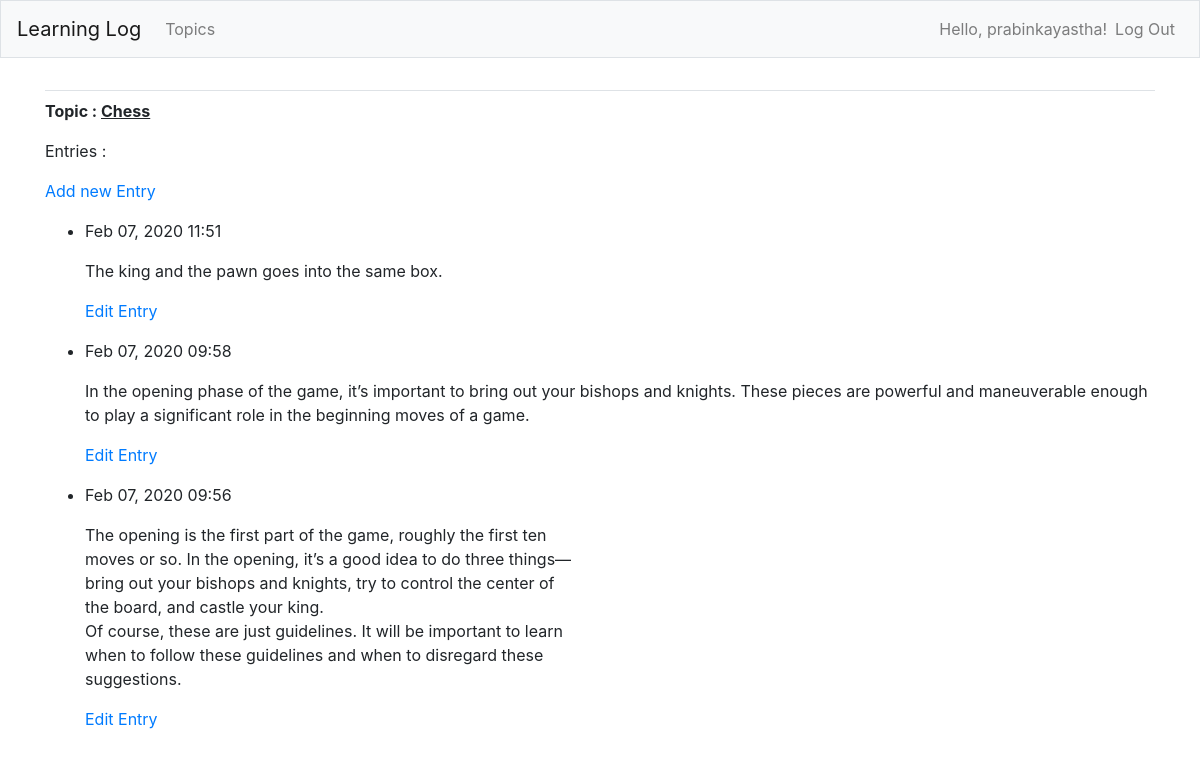
The app's page /topics/1/ (signed in), older data.
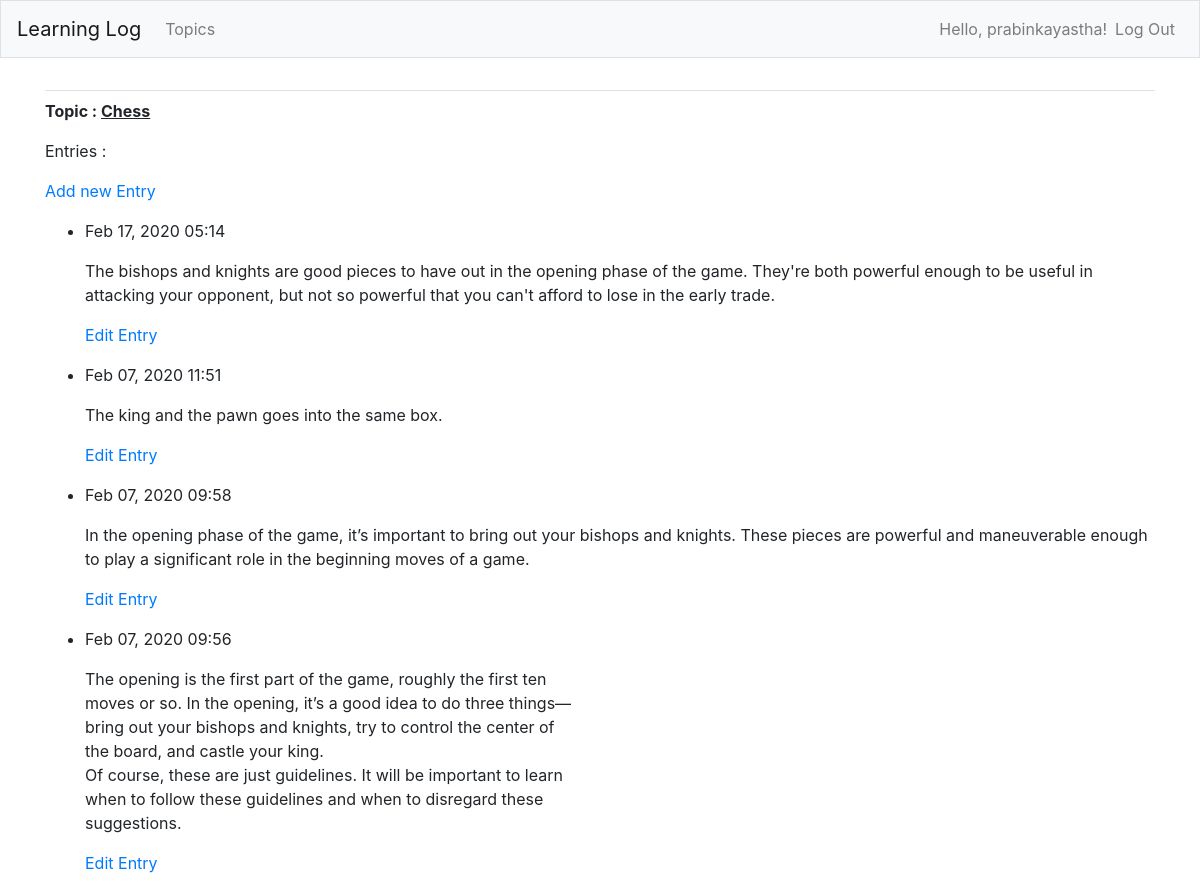
The same page, newer data.
### learning_logs/models.py (models this page shows, shortened)
class Entry(models.Model):
    topic = models.ForeignKey(Topic, on_delete= models.CASCADE)
    text = models.TextField()
    date_added = models.DateTimeField(auto_now_add=True)
    owner = models.ForeignKey(User, on_delete=models.CASCADE)
    class Meta:
        verbose_name_plural = 'Entries'

### learning_logs/views.py (the view)
# urls.py: path('topics/<int:topic_id>/', views.topic, name = 'topic'),
@login_required
def topic(request, topic_id):
    topic = Topic.objects.get(id=topic_id)
    if not check_topic_owner(request, topic):
        raise Http404
    entries =topic.entry_set.order_by('-date_added')
    context = {'topic':topic, 'entries' : entries}
    return render(request, 'learning_logs/topic.html', context)

### learning_logs/models.py (called while the page is built)
    def __str__(self):
        return self.text

### learning_logs/views.py (called while the page is built)
def check_topic_owner(request, topic):
    return (request.user == topic.owner)

### learning_logs/templates/learning_logs/topic.html
{% extends 'learning_logs/base.html' %}
{% block content %}
<p>
<strong>Topic : <u>{{topic}}</u> </strong>
</p>
<p>Entries : </p>
<p>
    <a href="{% url 'learning_logs:new_entry' topic.id %}">Add new Entry</a>
</p>
<ul>
    {% for entry in entries %}
    <li>
    <p>
        {{entry.date_added|date:'M d, Y H:i'}}
    </p>
    <p>
        {{entry.text|linebreaks}}
    </p>
    <p>
        <a href="{% url 'learning_logs:edit_entry' entry.id %}"> Edit Entry</a>
    </p>
    </li>
    {% empty %}
        <li>
            There are no entries for this topic yet.
        </li>
    {% endfor %}
</ul>
{% endblock content %}

Row changes from the older to the newer data that the page shows:
added Entry: date_added "Feb 17, 2020 05:14", text "The bishops and knights are good pieces to have out in the opening phase of the game. They're both powerful enough to be useful in attacking your opponent, but not so powerful that you can't afford to lose in the early trade."
